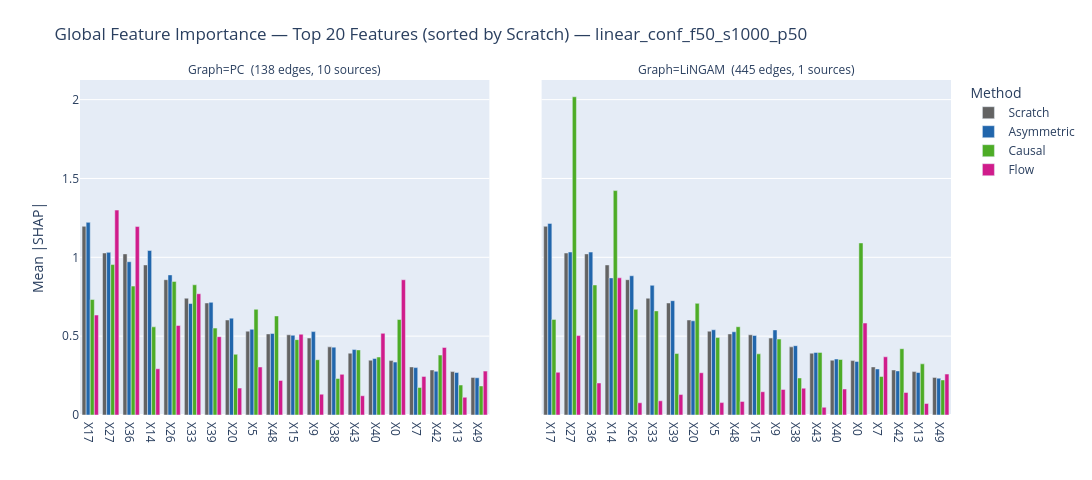

Here is the notebook cell this chart was saved with:
### Markdown cell above
## 4. Global Feature Importance Comparison

Mean absolute SHAP value per feature.  
**Left panel** — ShapleyFromScratch + PC-graph methods.  
**Right panel** — ShapleyFromScratch + LiNGAM-graph methods.  
Features are sorted (left → right) by ShapleyFromScratch importance.

### Code cell
# ── Mean absolute SHAP per feature ───────────────────────────────────────
mean_abs = {name: np.abs(sv).mean(axis=0) for name, sv in shap_data.items()}

# Top-N features ranked by Scratch
scratch_rank  = np.argsort(mean_abs["Scratch"])[::-1][:N_TOP_FEATURES]
top_features  = [feature_names[i] for i in scratch_rank]

# ── Build long-format DataFrame (one row per feature × method × graph) ───
PC_METHODS     = ["Scratch", "Asymmetric (PC)",     "Causal (PC)",     "Flow (PC)"]
LINGAM_METHODS = ["Scratch", "Asymmetric (LiNGAM)", "Causal (LiNGAM)", "Flow (LiNGAM)"]

rows = []
for method in PC_METHODS:
    src_key = "Scratch" if method == "Scratch" else method
    if src_key not in mean_abs:
        continue
    label = method.replace(" (PC)", "")
    for fi in scratch_rank:
        rows.append(dict(
            Feature=feature_names[fi],
            Method=label,
            Graph=f"PC  ({pc_edges} edges, {pc_sources} sources)",
            Importance=float(mean_abs[src_key][fi]),
        ))

for method in LINGAM_METHODS:
    src_key = "Scratch" if method == "Scratch" else method
    if src_key not in mean_abs:
        continue
    label = method.replace(" (LiNGAM)", "")
    for fi in scratch_rank:
        rows.append(dict(
            Feature=feature_names[fi],
            Method=label,
            Graph=f"LiNGAM  ({lingam_edges} edges, {lingam_sources} sources)",
            Importance=float(mean_abs[src_key][fi]),
        ))

df_imp = pd.DataFrame(rows)
df_imp["Feature"] = pd.Categorical(df_imp["Feature"], categories=top_features, ordered=True)

# ── Plot ──────────────────────────────────────────────────────────────────
fig_imp = px.bar(
    df_imp,
    x="Feature", y="Importance", color="Method",
    barmode="group",
    facet_col="Graph",
    facet_col_spacing=0.06,
    category_orders={
        "Feature": top_features,
        "Method":  ["Scratch", "Asymmetric", "Causal", "Flow"],
    },
    color_discrete_map={
        "Scratch":     METHOD_COLORS["Scratch"],
        "Asymmetric":  METHOD_COLORS["Asymmetric"],
        "Causal":      METHOD_COLORS["Causal"],
        "Flow":        METHOD_COLORS["ShapleyFlow"],
    },
    labels={"Importance": "Mean |SHAP|", "Feature": ""},
    title=(
        f"Global Feature Importance — Top {N_TOP_FEATURES} Features "
        f"(sorted by Scratch) — {DATASET}"
    ),
    height=480,
    width=1300,
)

# Shared y-axis so both panels are directly comparable
fig_imp.update_yaxes(matches="y")
fig_imp.update_layout(
    legend_title_text="Method",
    margin=dict(t=80, b=60),
)
fig_imp.show()

### Figure 1 — Plotly figure (JSON) as saved in the notebook; plotly's stock layout.template omitted (floating-point values rounded to 4 significant figures)
{"data": [{"alignmentgroup": "True", "hovertemplate": "Method=Scratch<br>Graph=PC  (138 edges, 10 sources)<br>=%{x}<br>Mean |SHAP|=%{y}<extra></extra>", "legendgroup": "Scratch", "marker": {"color": "#636363", "pattern": {"shape": ""}}, "name": "Scratch", "offsetgroup": "Scratch", "orientation": "v", "showlegend": true, "textposition": "auto", "type": "bar", "x": ["X17", "X27", "X36", "X14", "X26", "X33", "X39", "X20", "X5", "X48", "X15", "X9", "X38", "X43", "X40", "X0", "X7", "X42", "X13", "X49"], "xaxis": "x", "y": [1.197, 1.027, 1.022, 0.9516, 0.858, 0.7407, 0.7103, 0.6025, 0.5316, 0.5143, 0.5089, 0.4881, 0.432, 0.3919, 0.3475, 0.345, 0.305, 0.2855, 0.2753, 0.2386], "yaxis": "y"}, {"alignmentgroup": "True", "hovertemplate": "Method=Scratch<br>Graph=LiNGAM  (445 edges, 1 sources)<br>=%{x}<br>Mean |SHAP|=%{y}<extra></extra>", "legendgroup": "Scratch", "marker": {"color": "#636363", "pattern": {"shape": ""}}, "name": "Scratch", "offsetgroup": "Scratch", "orientation": "v", "showlegend": false, "textposition": "auto", "type": "bar", "x": ["X17", "X27", "X36", "X14", "X26", "X33", "X39", "X20", "X5", "X48", "X15", "X9", "X38", "X43", "X40", "X0", "X7", "X42", "X13", "X49"], "xaxis": "x2", "y": [1.197, 1.027, 1.022, 0.9516, 0.858, 0.7407, 0.7103, 0.6025, 0.5316, 0.5143, 0.5089, 0.4881, 0.432, 0.3919, 0.3475, 0.345, 0.305, 0.2855, 0.2753, 0.2386], "yaxis": "y2"}, {"alignmentgroup": "True", "hovertemplate": "Method=Asymmetric<br>Graph=PC  (138 edges, 10 sources)<br>=%{x}<br>Mean |SHAP|=%{y}<extra></extra>", "legendgroup": "Asymmetric", "marker": {"color": "#2166ac", "pattern": {"shape": ""}}, "name": "Asymmetric", "offsetgroup": "Asymmetric", "orientation": "v", "showlegend": true, "textposition": "auto", "type": "bar", "x": ["X17", "X27", "X36", "X14", "X26", "X33", "X39", "X20", "X5", "X48", "X15", "X9", "X38", "X43", "X40", "X0", "X7", "X42", "X13", "X49"], "xaxis": "x", "y": [1.222, 1.031, 0.9719, 1.043, 0.8884, 0.707, 0.7145, 0.6142, 0.5435, 0.5171, 0.5055, 0.5288, 0.4303, 0.415, 0.3582, 0.3355, 0.3006, 0.2772, 0.2696, 0.2361], "yaxis": "y"}, {"alignmentgroup": "True", "hovertemplate": "Method=Asymmetric<br>Graph=LiNGAM  (445 edges, 1 sources)<br>=%{x}<br>Mean |SHAP|=%{y}<extra></extra>", "legendgroup": "Asymmetric", "marker": {"color": "#2166ac", "pattern": {"shape": ""}}, "name": "Asymmetric", "offsetgroup": "Asymmetric", "orientation": "v", "showlegend": false, "textposition": "auto", "type": "bar", "x": ["X17", "X27", "X36", "X14", "X26", "X33", "X39", "X20", "X5", "X48", "X15", "X9", "X38", "X43", "X40", "X0", "X7", "X42", "X13", "X49"], "xaxis": "x2", "y": [1.215, 1.034, 1.033, 0.8695, 0.8831, 0.8224, 0.7248, 0.5973, 0.5405, 0.5278, 0.504, 0.5396, 0.4396, 0.3967, 0.3551, 0.3398, 0.2922, 0.2795, 0.2695, 0.2336], "yaxis": "y2"}, {"alignmentgroup": "True", "hovertemplate": "Method=Causal<br>Graph=PC  (138 edges, 10 sources)<br>=%{x}<br>Mean |SHAP|=%{y}<extra></extra>", "legendgroup": "Causal", "marker": {"color": "#4dac26", "pattern": {"shape": ""}}, "name": "Causal", "offsetgroup": "Causal", "orientation": "v", "showlegend": true, "textposition": "auto", "type": "bar", "x": ["X17", "X27", "X36", "X14", "X26", "X33", "X39", "X20", "X5", "X48", "X15", "X9", "X38", "X43", "X40", "X0", "X7", "X42", "X13", "X49"], "xaxis": "x", "y": [0.7322, 0.954, 0.8174, 0.5591, 0.8471, 0.8258, 0.5512, 0.3849, 0.6703, 0.6282, 0.4779, 0.3505, 0.2316, 0.4128, 0.3678, 0.6054, 0.1742, 0.38, 0.1901, 0.1843], "yaxis": "y"}, {"alignmentgroup": "True", "hovertemplate": "Method=Causal<br>Graph=LiNGAM  (445 edges, 1 sources)<br>=%{x}<br>Mean |SHAP|=%{y}<extra></extra>", "legendgroup": "Causal", "marker": {"color": "#4dac26", "pattern": {"shape": ""}}, "name": "Causal", "offsetgroup": "Causal", "orientation": "v", "showlegend": false, "textposition": "auto", "type": "bar", "x": ["X17", "X27", "X36", "X14", "X26", "X33", "X39", "X20", "X5", "X48", "X15", "X9", "X38", "X43", "X40", "X0", "X7", "X42", "X13", "X49"], "xaxis": "x2", "y": [0.6062, 2.018, 0.8244, 1.423, 0.6703, 0.6602, 0.3897, 0.7079, 0.491, 0.5598, 0.3879, 0.4814, 0.2348, 0.397, 0.352, 1.091, 0.2446, 0.4204, 0.3245, 0.2222], "yaxis": "y2"}, {"alignmentgroup": "True", "hovertemplate": "Method=Flow<br>Graph=PC  (138 edges, 10 sources)<br>=%{x}<br>Mean |SHAP|=%{y}<extra></extra>", "legendgroup": "Flow", "marker": {"color": "#d01c8b", "pattern": {"shape": ""}}, "name": "Flow", "offsetgroup": "Flow", "orientation": "v", "showlegend": true, "textposition": "auto", "type": "bar", "x": ["X17", "X27", "X36", "X14", "X26", "X33", "X39", "X20", "X5", "X48", "X15", "X9", "X38", "X43", "X40", "X0", "X7", "X42", "X13", "X49"], "xaxis": "x", "y": [0.6337, 1.299, 1.195, 0.2933, 0.5678, 0.769, 0.4967, 0.1705, 0.3044, 0.2195, 0.5122, 0.1321, 0.2577, 0.122, 0.5178, 0.8576, 0.2448, 0.4282, 0.1123, 0.2783], "yaxis": "y"}, {"alignmentgroup": "True", "hovertemplate": "Method=Flow<br>Graph=LiNGAM  (445 edges, 1 sources)<br>=%{x}<br>Mean |SHAP|=%{y}<extra></extra>", "legendgroup": "Flow", "marker": {"color": "#d01c8b", "pattern": {"shape": ""}}, "name": "Flow", "offsetgroup": "Flow", "orientation": "v", "showlegend": false, "textposition": "auto", "type": "bar", "x": ["X17", "X27", "X36", "X14", "X26", "X33", "X39", "X20", "X5", "X48", "X15", "X9", "X38", "X43", "X40", "X0", "X7", "X42", "X13", "X49"], "xaxis": "x2", "y": [0.2709, 0.5035, 0.203, 0.8699, 0.07758, 0.09007, 0.1297, 0.268, 0.07865, 0.0861, 0.1476, 0.1622, 0.17, 0.04902, 0.1649, 0.583, 0.3691, 0.1429, 0.0728, 0.2597], "yaxis": "y2"}], "layout": {"annotations": [{"font": {}, "showarrow": false, "text": "Graph=PC  (138 edges, 10 sources)", "x": 0.235, "xanchor": "center", "xref": "paper", "y": 1, "yanchor": "bottom", "yref": "paper"}, {"font": {}, "showarrow": false, "text": "Graph=LiNGAM  (445 edges, 1 sources)", "x": 0.765, "xanchor": "center", "xref": "paper", "y": 1, "yanchor": "bottom", "yref": "paper"}], "barmode": "group", "height": 480, "legend": {"title": {"text": "Method"}, "tracegroupgap": 0}, "margin": {"b": 60, "t": 80}, "title": {"text": "Global Feature Importance — Top 20 Features (sorted by Scratch) — linear_conf_f50_s1000_p50"}, "width": 1300, "xaxis": {"anchor": "y", "categoryarray": ["X17", "X27", "X36", "X14", "X26", "X33", "X39", "X20", "X5", "X48", "X15", "X9", "X38", "X43", "X40", "X0", "X7", "X42", "X13", "X49"], "categoryorder": "array", "domain": [0, 0.47], "title": {"text": ""}}, "xaxis2": {"anchor": "y2", "categoryarray": ["X17", "X27", "X36", "X14", "X26", "X33", "X39", "X20", "X5", "X48", "X15", "X9", "X38", "X43", "X40", "X0", "X7", "X42", "X13", "X49"], "categoryorder": "array", "domain": [0.53, 1], "matches": "x", "title": {"text": ""}}, "yaxis": {"anchor": "x", "domain": [0, 1], "matches": "y", "title": {"text": "Mean |SHAP|"}}, "yaxis2": {"anchor": "x2", "domain": [0, 1], "matches": "y", "showticklabels": false}}}
